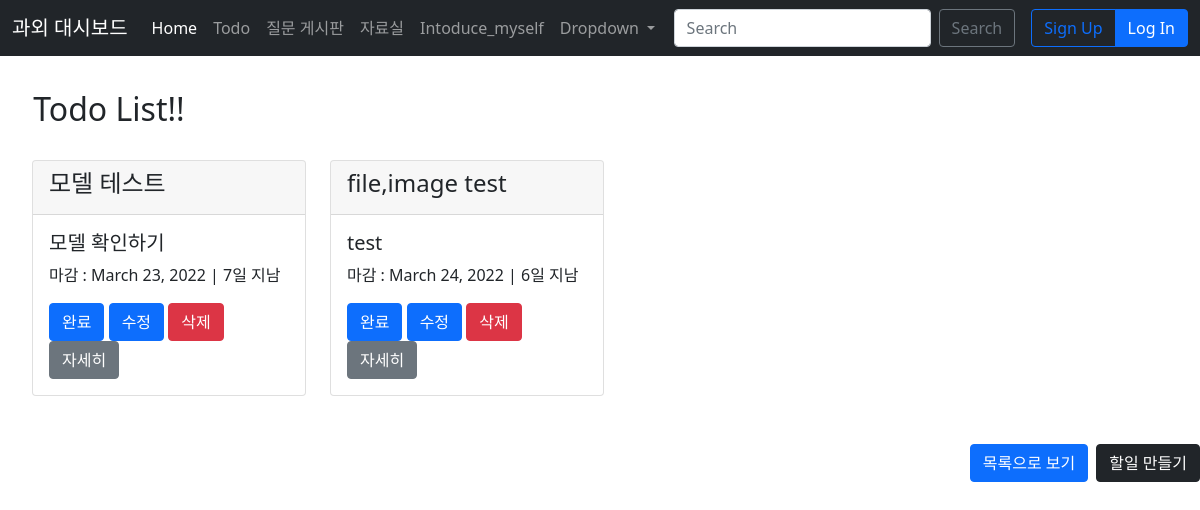
The page /todo/ on the database as committed earlier.
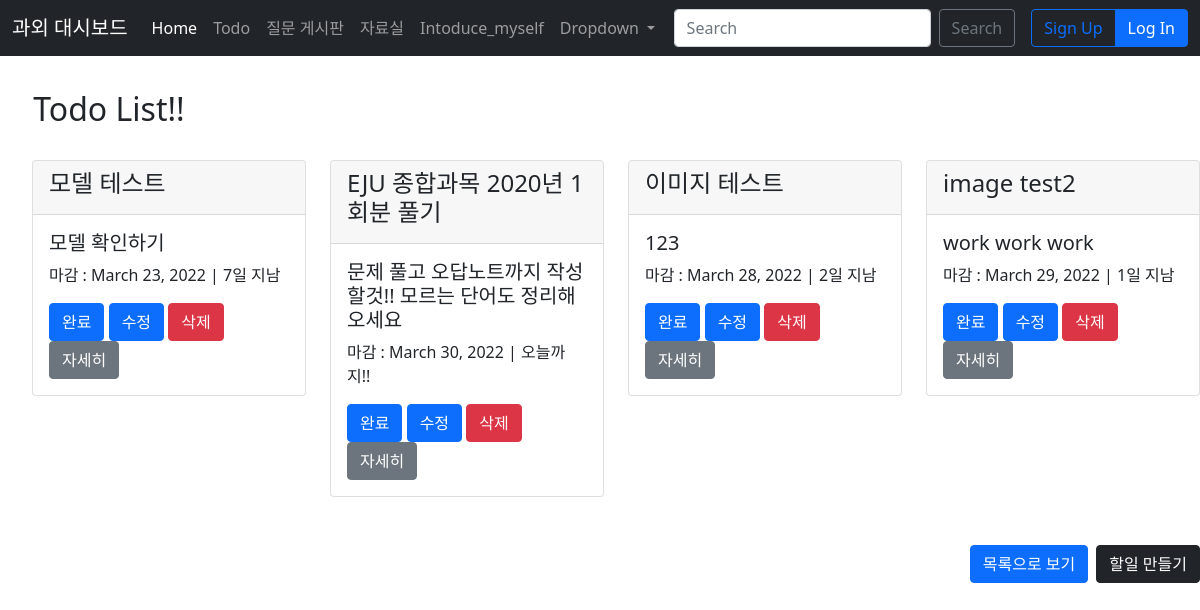
The same page on the database as committed later.
### todo/models.py (models this page shows, shortened)
class TodoList(models.Model):
    name = models.CharField(max_length=40, verbose_name="할일")
    description = models.TextField(max_length=200, verbose_name="내용")
    date_created = models.DateField(auto_now_add=True, verbose_name="작성일")
    date_deadline = models.DateField(verbose_name="마감일")
    image = models.ImageField(null=True, blank=True, upload_to="", verbose_name='이미지')
    file = models.FileField(null=True, blank=True, upload_to="uploads/", verbose_name='파일')
    def remaining_days(self):
        delta = self.date_deadline - date.today()
        days = delta.days
        if days > 0:
            return f'{days}일 남음'
        elif days == 0:
            return '오늘까지!!'
        else:
            days = abs(days)
            return f'{days}일 지남'

### todo/views.py (the view)
# urls.py: path('', TodoIndexView.as_view(), name='index'),
class TodoIndexView(ListView):
    context_object_name = 'todo_list'
    template_name = 'todo/todo_index.html'
    def get_queryset(self):
        return TodoList.objects.all()

### todo/templates/todo/todo_index.html (shortened to what this page needs)
{%extends 'base.html' %}
{% block content %}
<h2>&nbsp;&nbsp;&nbsp;&nbsp;Todo List!!</a></h2>
<br>
   <ul>
      <div class="row">
        {% for todo in todo_list %}
        <div class="col-sm-3">
          <div class="card">
            <div class="card-header"><h4>{{todo.name}}</h4></div>
            <div class="card-body">
              <h5 class="card-title">{{ todo.description }}</h5>
              <p class="card-text">마감 : {{ todo.date_deadline }} | {{ todo.remaining_days }}</p>
              <a href="{% url 'todo:complete' todo.id %}" class="btn btn-primary">완료</a>
              <a href="{% url 'todo:update' todo.id %}" class="btn btn-primary">수정</a>
              <a href="{% url 'todo:delete' todo.id %}" class="btn btn-primary bg-danger border-danger">삭제</a>
              <a href="{% url 'todo:detail' todo.id %}" class="btn btn-secondary">자세히</a>
            </div>
          </div>
        </div>
        {% endfor %}
        <div class="d-grid gap-2 d-md-flex justify-content-md-end">
          <a href="{% url 'todo:list' %}" class="btn btn-primary mt-5" type="button" >목록으로 보기</a>
          <a href="{% url 'todo:create' %}" class="btn btn-dark mt-5" type="button" >할일 만들기</a>
        </div>
      </div>
    </ul>
{% endblock %}

Rows that differ between the two databases and show on the page:
removed TodoList: name "file,image test", description "test", date_deadline "March 24, 2022", remaining_days "6일 지남"
added TodoList: name "EJU 종합과목 2020년 1회분 풀기", description "문제 풀고 오답노트까지 작성할것!! 모르는 단어도 정리해오세요", date_deadline "March 30, 2022", remaining_days "오늘까지!!"
added TodoList: name "이미지 테스트", description "123", date_deadline "March 28, 2022", remaining_days "2일 지남"
added TodoList: name "image test2", description "work work work", date_deadline "March 29, 2022", remaining_days "1일 지남"
